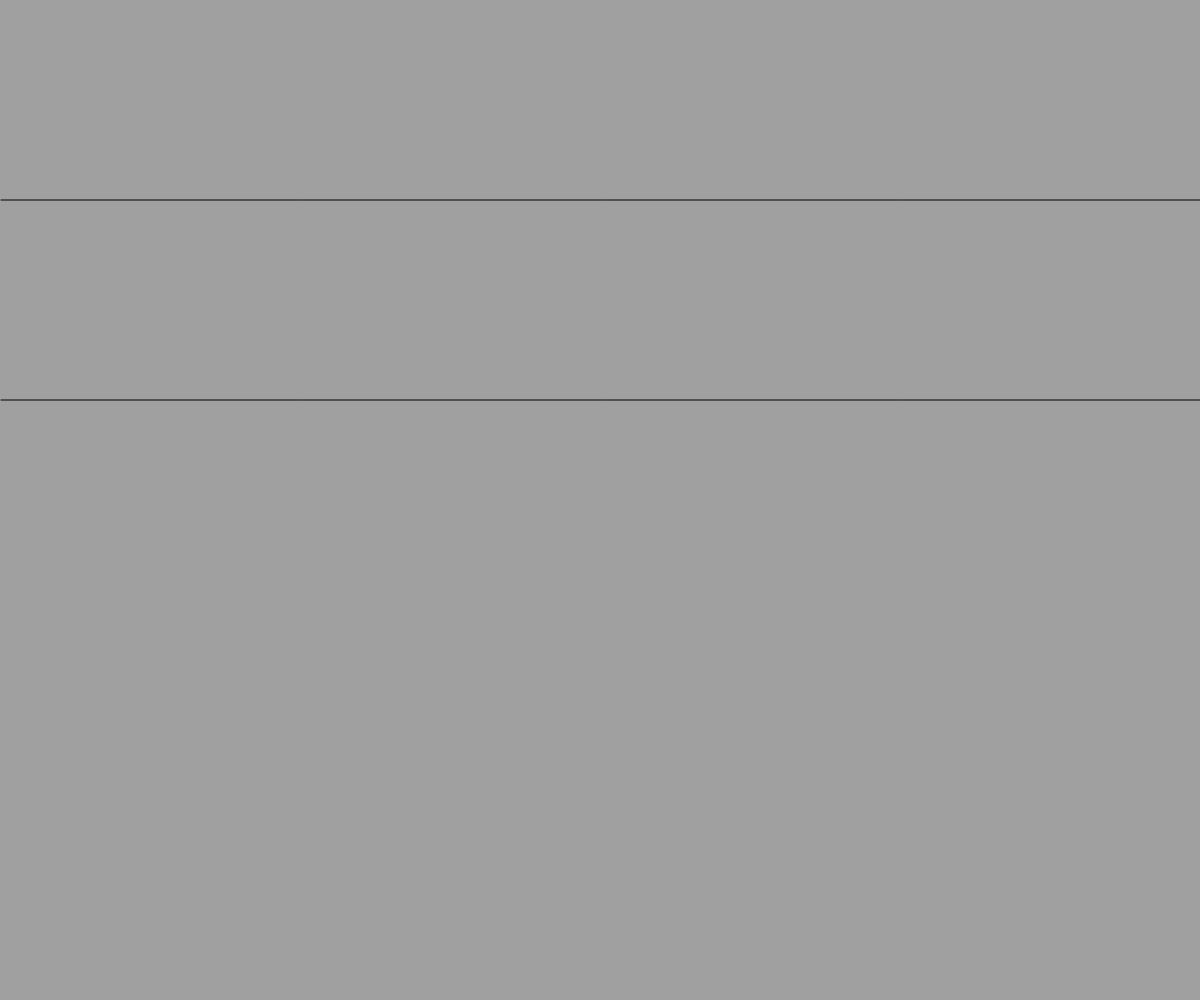
Frame 1 (no input)
Frame 60 (no input): identical to frame 1, image omitted
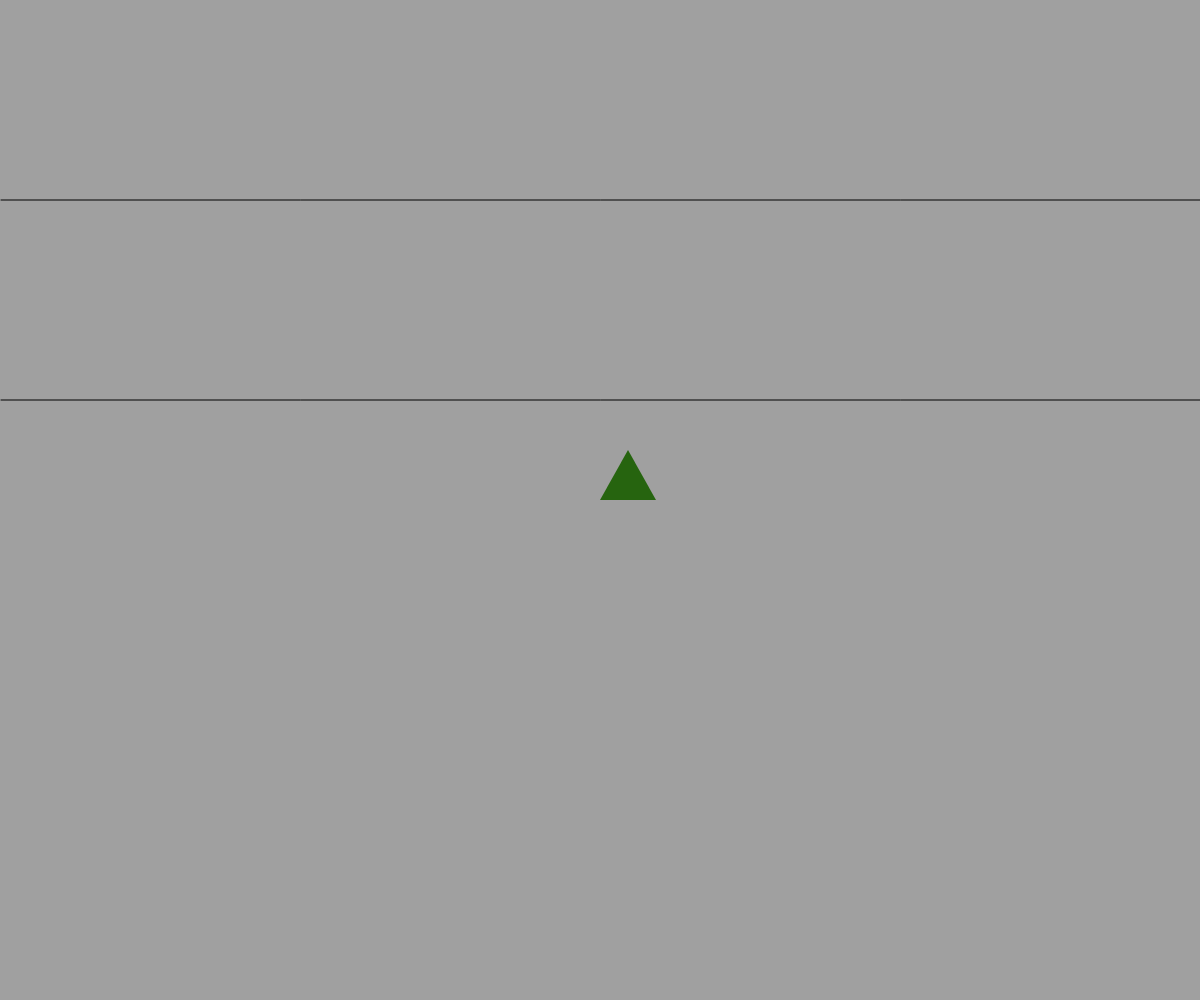
Frame 120 (the mouse pressed at the canvas centre since frame 60)

The p5.js sketch that drew these frames (run headless with seeded random() and noise() and a simulated clock; from frame 60 on, the mouse is pressed at the canvas centre):

// p5.js sketch
// ── sketch.js
// circle === circulo

function setup() {
  createCanvas(window.innerWidth, window.innerHeight);
  frameRate(30);
  background(160);
};

function draw() {
  fill(color(random(255),random(255),random(255)));
  line(1,200,width,200);
  line(1,400,width,400);
  noStroke();
};

function mousePressed(){
  // x = 50+random(width-100);
  // y = 50+random(100);

  x = mouseX;
  y = mouseY;
  if(mouseY < 200) circle(x,y,50);
  if(mouseY > 200 && mouseY < 400) ellipse(x,y,100,50);
  if(mouseY >=400) triangle(x,y,x+28,y-50,x+28*2,y);
}
